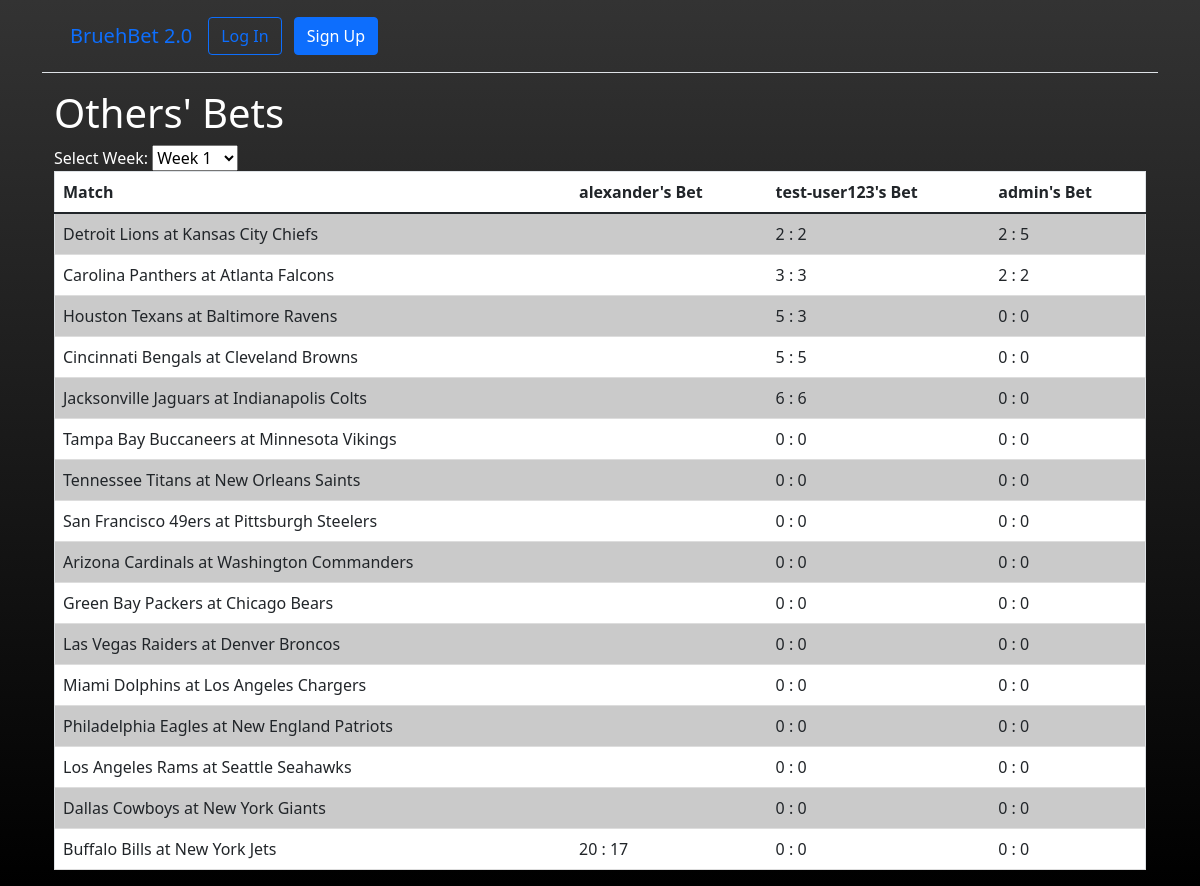
/fellow_bets/1/, run on an earlier commit of the app's database.
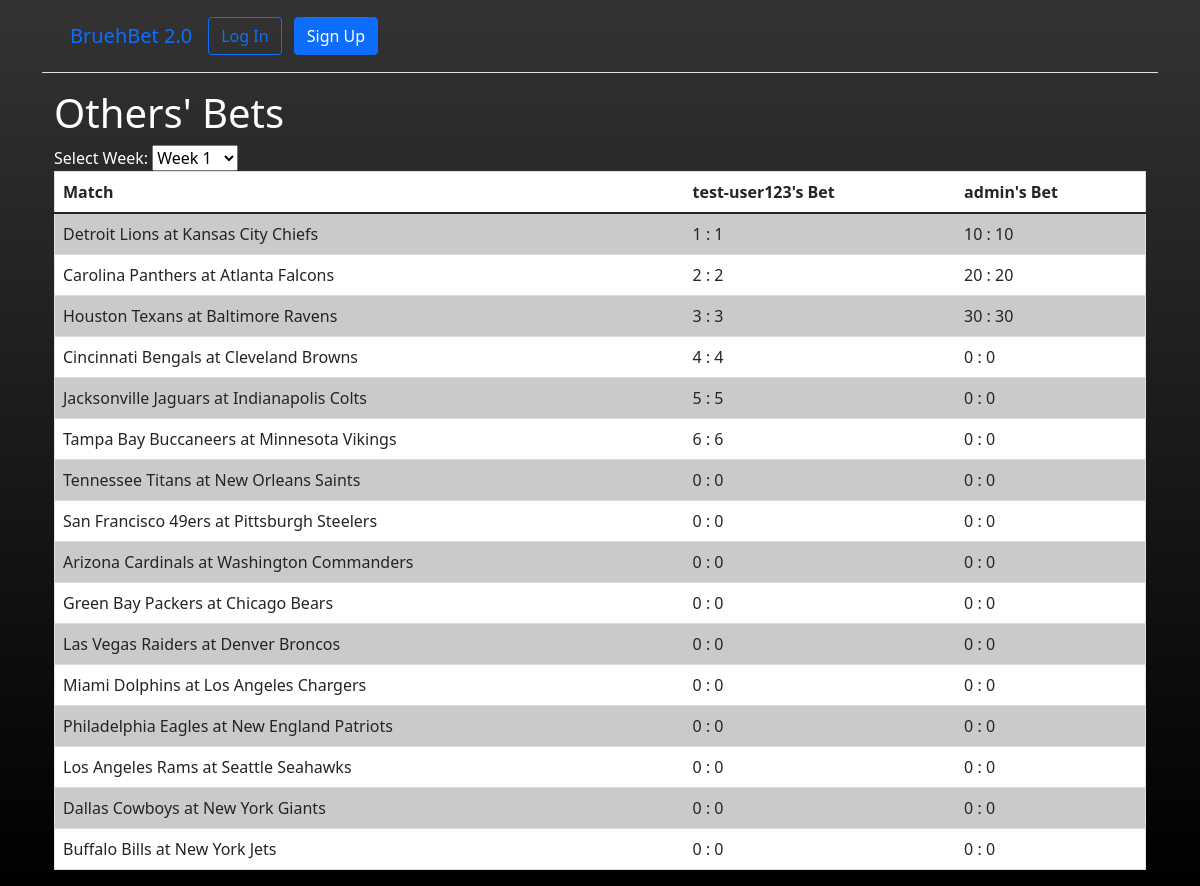
And on a later commit of the database.
### users/models.py (models this page shows, shortened)
class CustomUser(AbstractUser):
    age = models.PositiveIntegerField(null=True, blank=True)

class Match(models.Model):
    match_number = models.PositiveIntegerField(primary_key=True)
    week_number = models.PositiveIntegerField()
    date = models.DateTimeField()
    location = models.CharField(max_length=100)
    home_team = models.CharField(max_length=50)
    away_team = models.CharField(max_length=50)
    home_team_result = models.IntegerField(null=True, blank=True)
    away_team_result = models.IntegerField(null=True, blank=True)

class Bet(models.Model):
    user = models.ForeignKey(CustomUser, on_delete=models.CASCADE)
    match = models.ForeignKey(Match, on_delete=models.CASCADE)
    predicted_home_score = models.PositiveIntegerField()
    predicted_away_score = models.PositiveIntegerField()
    points = models.IntegerField(default=0)

### users/views.py (the view)
# urls.py: path('fellow_bets/<int:week_number>/', FellowBetsView.as_view(), name='fellow_bets'),
class FellowBetsView(ListView):
    model = Bet
    template_name = 'fellow_bets.html'
    context_object_name = 'bets'
    def get_queryset(self):
        week_number = self.kwargs.get('week_number')
        return Bet.objects.filter(match__week_number=week_number)
    def get_context_data(self, **kwargs):
        context = super().get_context_data(**kwargs)
        context['weeks'] = range(1, 19)
        context['matches'] = Match.objects.filter(week_number=self.kwargs.get('week_number'))
        context['users'] = CustomUser.objects.all()
        context['week_number'] = self.kwargs.get('week_number')
        return context

### templates/fellow_bets.html (shortened to what this page needs)
{% extends 'base.html' %}
{% block content %}
<html>
<head>
</head>
<body>
    <div class="container">
        <div class="row">
            <div class="col-md-12">
                <h1>Others' Bets</h1>
                <label for="week_number">Select Week:</label>
                <select id="week_number" onchange="location = this.value;">
                    {% for week in weeks %}
                    <option value="{% url 'fellow_bets' week %}" {% if week == week_number %}selected{% endif %}>Week {{ week }}</option>
                    {% endfor %}
                </select>
                <table class="table">
                    <thead>
                        <tr style="background-color: white;">
                            <th>Match</th>
                            {% for user in users %}
                            <th>{{ user.username }}'s Bet</th>
                            {% endfor %}
                        </tr>
                    </thead>
                    <tbody>
                        {% for match in matches %}
                        <tr>
                            <td>{{ match.away_team }} at {{ match.home_team }}</td>
                            {% for user in users %}
                            <td>
                                {% for bet in bets %}
                                {% if bet.user == user and bet.match == match %}
                                {{ bet.predicted_away_score }} : {{ bet.predicted_home_score }}
                                {% endif %}
                                {% endfor %}
                            </td>
                            {% endfor %}
                        </tr>
                        {% empty %}
                        <tr>
                            <td colspan="{{ users|length|add:1 }}">No matches for this week.</td>
                        </tr>
                        {% endfor %}
                    </tbody>
                </table>
            </div>
        </div>
    </div>
</body>
{% endblock %}

### templates/base.html (shortened to what this page needs)
{% load static %}
<!DOCTYPE html>
<html>
<head>
  <link rel="stylesheet" type="text/css" href="{% static 'css/styles.css' %}">
  <link href="https://cdn.jsdelivr.net/npm/bootstrap@5.1.3/dist/css/bootstrap.min.css" rel="stylesheet"
>
</head>
<body>
  <div class="container">
    <header class="p-3 mb-3 border-bottom">
      <div class="container">
        <div class="d-flex flex-wrap align-items-center justify-content-center
          justify-content-lg-start">
          <a class="navbar-brand" href="{% url 'home' %}">BruehBet 2.0</a>
          <ul class="nav col-12 col-lg-auto me-lg-auto mb-2 justify-content-center
            mb-md-0">
            {% if user.is_authenticated %}
          </ul>
          <div class="dropdown text-end">
            <a href="#" class="d-block link-dark text-decoration-none dropdown-toggle" id="dropdownUser1"
              data-bs-toggle="dropdown" aria-expanded="false">
              {{ user.username }}
            </a>
            <ul class="dropdown-menu text-small" aria-labelledby="dropdownUser">
              <li><a class="dropdown-item" href="{% url 'schedule' %}">Schedule</a></li>
              <li><a class="dropdown-item" href="{% url 'predictions' %}">Predictions</a></li>
              <li><a class="dropdown-item" href="{% url 'fellow_bets' week_number=1 %}">Others Bets</a></li>
              {% if request.user.is_staff %}
              <a href="{% url 'enter_results' week_number=1 %}">Enter Results</a>
              {% endif %}
              <li><a class="dropdown-item" href="{% url 'password_change' %}">Change password</a></li>
              <li><a class="dropdown-item" href="{% url 'logout' %}">Log Out</a></li>
            </ul>
          </div>
          {% else %}
          <div class="text-end">
            <a href="{% url 'login' %}" class="btn btn-outline-primary me-2">Log
              In</a>
            <a href="{% url 'signup' %}" class="btn btn-primary">Sign Up</a>
          </div>
          {% endif %}
        </div>
      </div>
    </header>
    <main>
      {% block content %}
      {% endblock content %}
    </main>
  </div>
</body>
</html>

### static/css/styles.css (style rules this page uses)
body { background: linear-gradient(to bottom, #333, #000); background-repeat: no-repeat; background-size: auto 100%; min-height: 100vh; }
table { width: 80%; border: 1px solid #ddd; }
h1 { color: white; }
label { color: white; }
th { background-color: #f2f2f2; text-align: left; padding: 8px; border: 1px solid #ddd; }
td { padding: 8px; border-bottom: 1px solid #ddd; }
tr:nth-child(odd) td { padding: 8px; background-color: #cacaca; border-bottom: 1px solid #ddd; }
tr:nth-child(even) td { padding: 8px; background-color: #fff; border-bottom: 1px solid #ddd; }

What changed in the data, as far as the page shows it:
removed CustomUser: username "alexander"
removed Bet: predicted_away_score "20", predicted_home_score "17"
changed Bet (number 1 of 32 on the later page): predicted_away_score "2" → "1"; predicted_home_score "2" → "1"
changed Bet (number 2 of 32 on the later page): predicted_away_score "2" → "10"; predicted_home_score "5" → "10"
changed Bet (number 3 of 32 on the later page): predicted_away_score "3" → "2"; predicted_home_score "3" → "2"
changed Bet (number 4 of 32 on the later page): predicted_away_score "2" → "20"; predicted_home_score "2" → "20"
changed Bet (number 5 of 32 on the later page): predicted_away_score "5" → "3"
changed Bet (number 6 of 32 on the later page): predicted_away_score "0" → "30"; predicted_home_score "0" → "30"
changed Bet (number 7 of 32 on the later page): predicted_away_score "5" → "4"; predicted_home_score "5" → "4"
changed Bet (number 9 of 32 on the later page): predicted_away_score "6" → "5"; predicted_home_score "6" → "5"
changed Bet (number 11 of 32 on the later page): predicted_away_score "0" → "6"; predicted_home_score "0" → "6"
